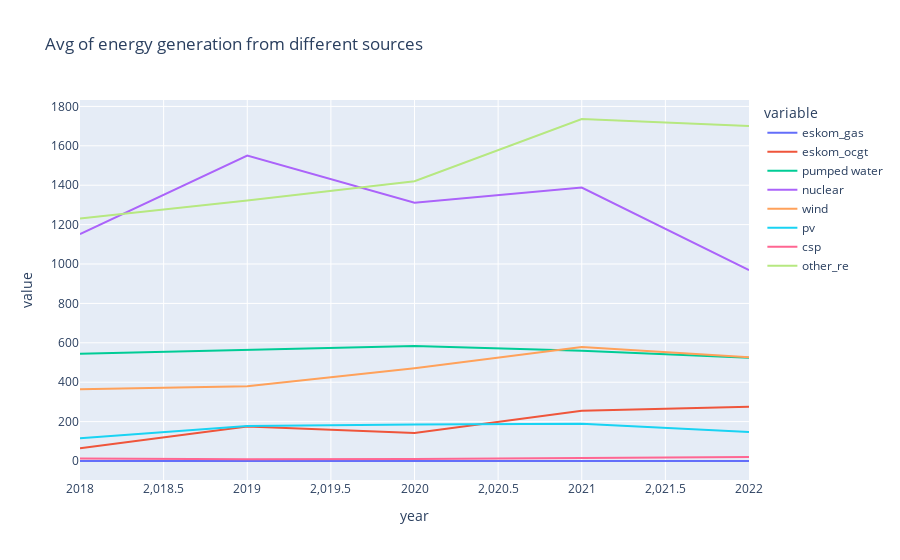

Notebook code for this chart:
### Markdown cell above
## Which one of the energy generation methods yeild the most power in GW

### Code cell
fig6 = px.line(energy_sources,x="year",y=["eskom_gas","eskom_ocgt","pumped water","nuclear","wind","pv","csp","other_re"],title="Avg of energy generation from different sources")
fig6.show()

### Figure 1 — Plotly figure (JSON) as saved in the notebook; plotly's stock layout.template omitted (floating-point values rounded to 4 significant figures)
{"data": [{"hovertemplate": "variable=eskom_gas<br>year=%{x}<br>value=%{y}<extra></extra>", "legendgroup": "eskom_gas", "line": {"color": "#636efa", "dash": "solid"}, "marker": {"symbol": "circle"}, "mode": "lines", "name": "eskom_gas", "orientation": "v", "showlegend": true, "type": "scatter", "x": [2018, 2019, 2020, 2021, 2022], "xaxis": "x", "y": [0.3688, 0.1864, 0.3689, 0.03242, 0.5535], "yaxis": "y"}, {"hovertemplate": "variable=eskom_ocgt<br>year=%{x}<br>value=%{y}<extra></extra>", "legendgroup": "eskom_ocgt", "line": {"color": "#EF553B", "dash": "solid"}, "marker": {"symbol": "circle"}, "mode": "lines", "name": "eskom_ocgt", "orientation": "v", "showlegend": true, "type": "scatter", "x": [2018, 2019, 2020, 2021, 2022], "xaxis": "x", "y": [64.69, 175.6, 142.4, 255.2, 275.7], "yaxis": "y"}, {"hovertemplate": "variable=pumped water<br>year=%{x}<br>value=%{y}<extra></extra>", "legendgroup": "pumped water", "line": {"color": "#00cc96", "dash": "solid"}, "marker": {"symbol": "circle"}, "mode": "lines", "name": "pumped water", "orientation": "v", "showlegend": true, "type": "scatter", "x": [2018, 2019, 2020, 2021, 2022], "xaxis": "x", "y": [544.9, 563.8, 583.4, 559.6, 524.2], "yaxis": "y"}, {"hovertemplate": "variable=nuclear<br>year=%{x}<br>value=%{y}<extra></extra>", "legendgroup": "nuclear", "line": {"color": "#ab63fa", "dash": "solid"}, "marker": {"symbol": "circle"}, "mode": "lines", "name": "nuclear", "orientation": "v", "showlegend": true, "type": "scatter", "x": [2018, 2019, 2020, 2021, 2022], "xaxis": "x", "y": [1151.0, 1551.0, 1311.0, 1388.0, 968.5], "yaxis": "y"}, {"hovertemplate": "variable=wind<br>year=%{x}<br>value=%{y}<extra></extra>", "legendgroup": "wind", "line": {"color": "#FFA15A", "dash": "solid"}, "marker": {"symbol": "circle"}, "mode": "lines", "name": "wind", "orientation": "v", "showlegend": true, "type": "scatter", "x": [2018, 2019, 2020, 2021, 2022], "xaxis": "x", "y": [364.6, 379.6, 471.3, 578.7, 526.6], "yaxis": "y"}, {"hovertemplate": "variable=pv<br>year=%{x}<br>value=%{y}<extra></extra>", "legendgroup": "pv", "line": {"color": "#19d3f3", "dash": "solid"}, "marker": {"symbol": "circle"}, "mode": "lines", "name": "pv", "orientation": "v", "showlegend": true, "type": "scatter", "x": [2018, 2019, 2020, 2021, 2022], "xaxis": "x", "y": [115.4, 177.8, 185.1, 189.0, 147.2], "yaxis": "y"}, {"hovertemplate": "variable=csp<br>year=%{x}<br>value=%{y}<extra></extra>", "legendgroup": "csp", "line": {"color": "#FF6692", "dash": "solid"}, "marker": {"symbol": "circle"}, "mode": "lines", "name": "csp", "orientation": "v", "showlegend": true, "type": "scatter", "x": [2018, 2019, 2020, 2021, 2022], "xaxis": "x", "y": [12.8, 9.151, 9.86, 14.15, 20.87], "yaxis": "y"}, {"hovertemplate": "variable=other_re<br>year=%{x}<br>value=%{y}<extra></extra>", "legendgroup": "other_re", "line": {"color": "#B6E880", "dash": "solid"}, "marker": {"symbol": "circle"}, "mode": "lines", "name": "other_re", "orientation": "v", "showlegend": true, "type": "scatter", "x": [2018, 2019, 2020, 2021, 2022], "xaxis": "x", "y": [1231.0, 1323.0, 1421.0, 1736.0, 1700.0], "yaxis": "y"}], "layout": {"legend": {"title": {"text": "variable"}, "tracegroupgap": 0}, "title": {"text": "Avg of energy generation from different sources"}, "xaxis": {"anchor": "y", "domain": [0, 1], "title": {"text": "year"}}, "yaxis": {"anchor": "x", "domain": [0, 1], "title": {"text": "value"}}}}
